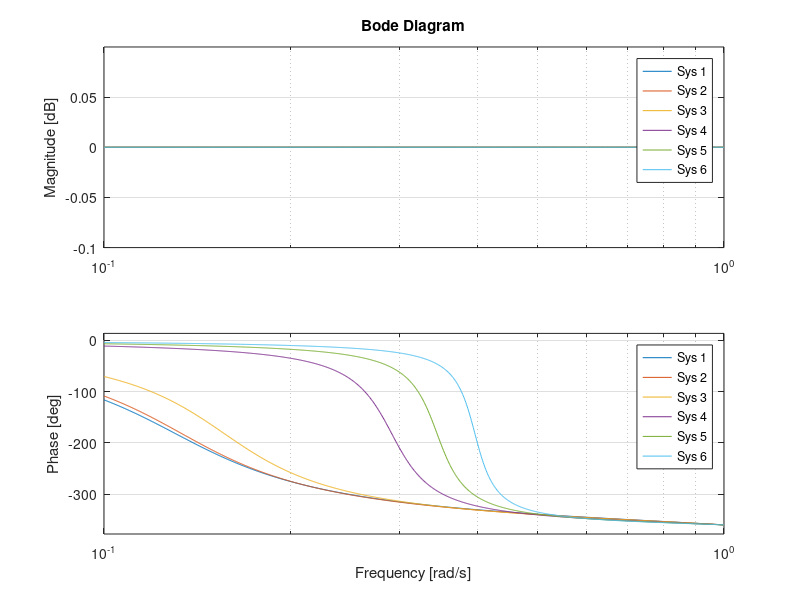
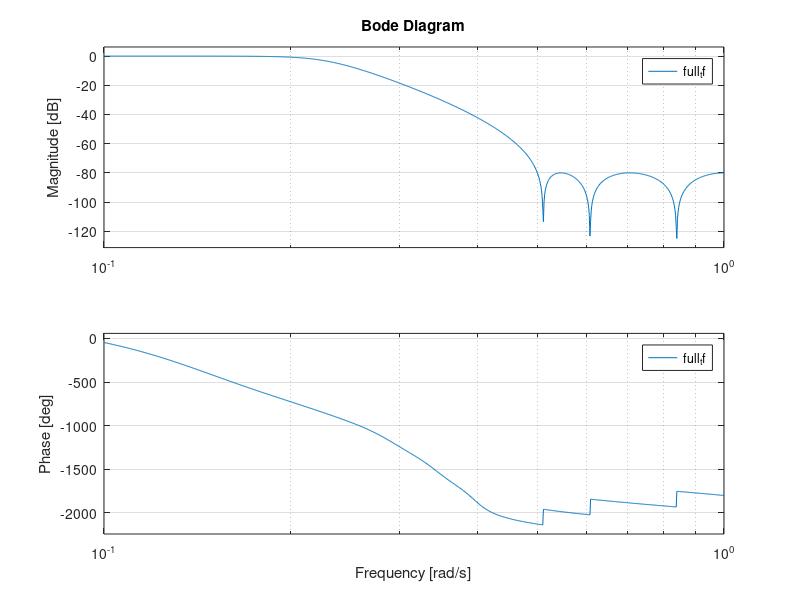
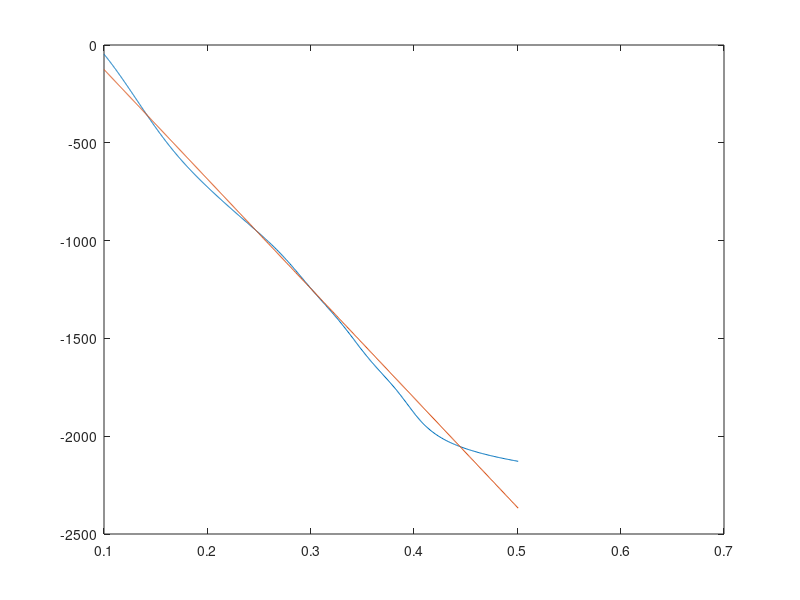

The MATLAB source for these figures, in order:
clear all
close all
pkg('load', 'optim');
pkg('load', 'control');
pkg('load', 'signal');

function h_z = r_th_to_tf(r, theta)
    a1 = 2*r/theta;
    b1 = 1/(theta*theta);
    num = [b1   -a1    1];
    den = [b1    a1    1];
    h_z = tf(num, den);
endfunction

function h_z = r_th_to_tf_d(r, theta)
    %s = tf('s')
    %z = c2d(1/s, pi)
    r
    theta
    z = 1/tf('z', pi);
    a = r*exp(1i * theta)
    ac = conj(a);
    b = real(a*ac)
    d = min(real(a + ac), pi/2) % ?????
    %d = 2*real(a)
    h_z = (b - d*z + z*z)/(1 - d*z + b*z*z);
endfunction

function h_z = r_th_to_tf_d2(r, theta)
    z = 1/tf('z', pi);
    c = -r;
    d = theta;

    h_z = (-c + d*(1-c)*z + z*z)/(1 + d*(1-c)*z - c*z*z);
endfunction


[num,den] = cheby2(6,80,0.5)
tf_pre = tf(num, den, pi)

opt = [
8.428744405373375e-01
8.897940216355185e-02
8.472149612570028e-01
2.714757678578220e-01
8.550548822826953e-01
4.649625348131670e-01
8.997544094546336e-01
9.084872915841748e-01
9.158553304070369e-01
1.078717065385790e+00
9.307309968182335e-01
1.243548666871110e+00
]';
rs = [];
thetas = [];
for i = 1:numel(opt)
    if (rem (i, 2) == 1) 
        rs(end+1) = opt(i);
    else 
        thetas(end+1) = opt(i);
    endif
endfor

rs
thetas

figure 1
full_tf = 1;
tf_aps = {};
for i = 1:numel(rs)
    tf_ap = r_th_to_tf_d(rs(i), thetas(i));
    tf_aps{end+1} = tf_ap;
    full_tf *= tf_ap;
endfor
full_tf *= tf_pre;
bode(tf_aps{:})

figure 2
bode(full_tf)
[mag, pha, w] = bode(full_tf);

endfreq = 0.5
for i = 1:numel(w)
    if (w(i) > endfreq)
        len = i;
        break
    endif
endfor

w_cut = w(1:len);
pha_cut = pha(1:len);
p = polyfit(w_cut, pha_cut, 1);
lin = p(2) + w_cut * p(1);

figure 3
plot(w_cut, pha_cut, w_cut, lin)
